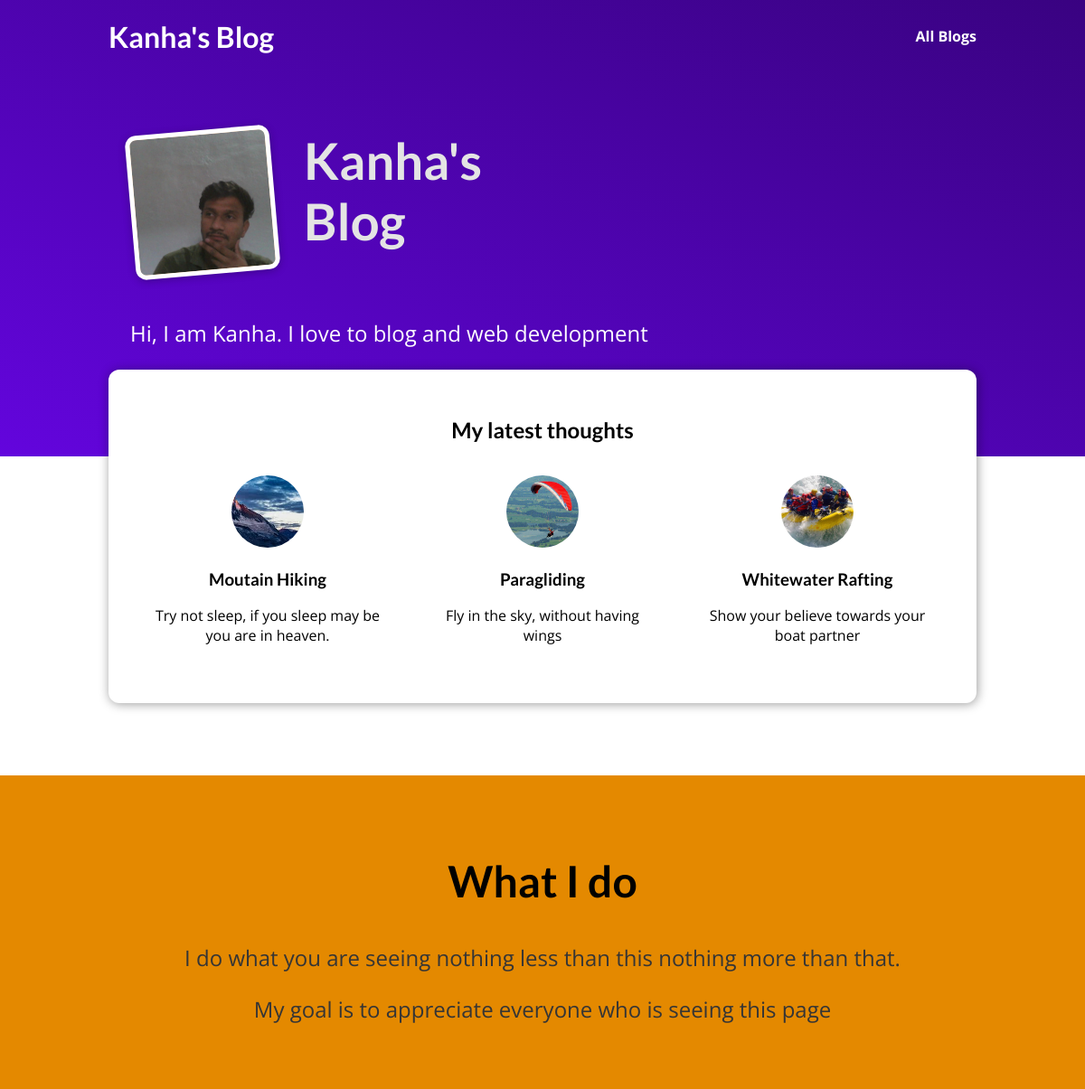
The page / on the database its author committed.
### AllBlogs/models.py (models this page shows, shortened)
class Post(models.Model):
    title = models.CharField(max_length=150)
    date = models.DateField(auto_now=True)    # put the date in the field at which time we are saving the data
    image = models.ImageField(upload_to="Images", null=True)          # upload images to Images folder which will be inside MEDIA_ROOT
    excerpt = models.CharField(max_length=200)
    content = models.TextField(validators=[MinLengthValidator(10)])    # TextFields same like CharField
    slug = models.SlugField(unique=True, db_index=True)     # set it as unique because we are going to use it as a primary key
    author = models.ForeignKey(Author,on_delete=models.SET_NULL,related_name='posts',null=True)      # one to many relation
    tags = models.ManyToManyField(Tag)              # ManyToManyRelation with tag

### Home/views.py (the view)
# urls.py: 2. Add a URL to urlpatterns:  path('', Home.as_view(), name='home')
class Home(ListView):
    model = Post
    template_name = "Home/home.html"
    ordering = ["-date"]               # sort the entries in decreasing order
    context_object_name = "latest_blogs"
    def get_queryset(self):
        base_query = super().get_queryset()
        three_items = base_query[:3]             # select the first three entries
        return three_items

### Home/templates/Home/home.html (shortened to what this page needs)
{% extends 'base.html' %}
{% load static %}
{% block css_files %}
  <link rel="stylesheet" href="{% static 'Home/home.css' %}">
  <link rel="stylesheet" href="{% static 'blog.css' %}">
{% endblock css_files %}
{% block content %}
    <section id="welcome">
      <header>
        <img src="{% static 'Home/images/kanha.jpg' %}" alt="Kanha the author of this blog"/>
        <h2> Kanha's Blog </h2>
      </header>
      <p> Hi, I am Kanha. I love to blog and web development</p>
    </section>
  <section id="latest-blogs">
    <h2> My latest thoughts </h2>
    <ul>
      {% for blog in latest_blogs %}
        {% include 'includes/blog.html' %}
      {% endfor %}
    </ul>
  </section>
  <section id="about">
    <h2>What I do</h2>
    <p>I do what you are seeing nothing less than this nothing more than that.</p>
    <p>My goal is to appreciate everyone who is seeing this page </p>
{% endblock content %}

### templates/includes/blog.html
{% load static %}
<li>
    <article class="blog">
      <a href="{% url 'blogDetails_page' blog.slug %}">
        <image src="{{blog.image.url}}" alt="{{blog.title}}">
        <div class="blog__content">
          <h3>{{blog.title}}</h3>
          <p>{{blog.excerpt}}</P>
        </div>
      </a>
    </article>
</li>

### static/base.css (style rules this page uses)
* { box-sizing: border-box; }
html { font-family: 'Open Sans', 'Lato', sans-serif; }
body { margin: 0; }
h1, h2, h3 { font-family: 'Lato', sans-serif; font-weight: bold; }

### Home/static/Home/home.css (style rules this page uses)
#welcome { background: linear-gradient(to right top, #6305dd, #390281); padding: 6rem 12%; }
#welcome header { display: flex; align-items: flex-start; margin: 3rem auto; }
#welcome img { width: 10rem; height: 10rem; object-fit: cover; object-position: top; border: 5px solid white; border-radius: 12px; background-color: #ffe1bf; transform: rotateZ(-5deg); box-shadow: 0 2px 8px rgba(0, 0, 0, 0.25); }
#welcome h2 { font-size: 3.5rem; margin: 0 0 0 2rem; color: #e4e4e4; width: 10rem; }
#welcome p { color: white; font-size: 1.5rem; }
#latest-blogs { background-color: white; padding: 2rem; border-radius: 12px; width: 60rem; margin: -6rem auto 2rem auto; box-shadow: 1px 1px 12px rgba(0, 0, 0, 0.4); }
#latest-blogs h2 { text-align: center; }
#latest-blogs ul { list-style: none; margin: 0; padding: 0; display: flex; gap: 1rem; }
#latest-blogs li { flex: 1; }
#about { text-align: center; padding: 3rem; background-color: #e48900; margin-top: 5rem; }
#about h2 { font-size: 3rem; }
#about p { font-size: 1.5rem; color: #353535; }

### static/blog.css (style rules this page uses)
.blog { display: flex; flex-direction: column; align-items: center; text-align: center; }
.blog a { text-decoration: none; color: black; transition: all 0.2s ease; padding: 1rem; }
.blog img { width: 5rem; height: 5rem; object-fit: cover; border-radius: 50%; }

### rows shown on the page
Post: image (picture), title "Moutain Hiking", excerpt "Try not sleep, if you sleep may be you are in heaven."
Post: image (picture), title "Paragliding", excerpt "Fly in the sky, without having wings"
Post: image (picture), title "Whitewater Rafting", excerpt "Show your believe towards your boat partner"
